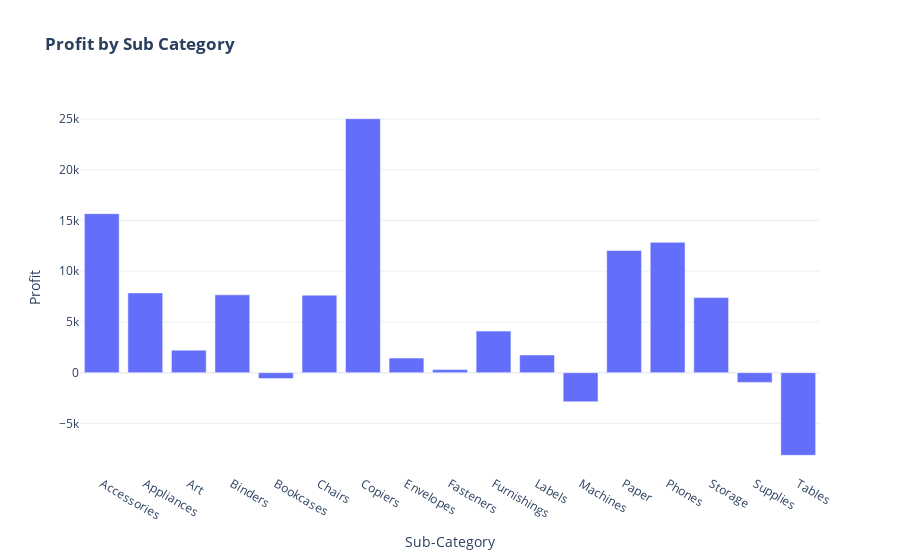

The cell this chart's notebook holds for it:
### Markdown cell above
what was the profit by sub cateegory.

### Code cell
# Create Chart
fig = px.bar(df,
             x='Sub-Category',
             y='Profit',
             title='<b>Profit by Sub Category</b>',
             template = template_style)

# Display Plot
fig.show()

# Export Chart to HTML
plotly.offline.plot(fig, filename='output/Profit_Sub_Cat.html', auto_open=False)

### Figure 1 — Plotly figure (JSON) as saved in the notebook; plotly's stock layout.template omitted (floating-point values rounded to 4 significant figures)
{"data": [{"alignmentgroup": "True", "hovertemplate": "Sub-Category=%{x}<br>Profit=%{y}<extra></extra>", "legendgroup": "", "marker": {"color": "#636efa"}, "name": "", "offsetgroup": "", "orientation": "v", "showlegend": false, "textposition": "auto", "type": "bar", "x": ["Accessories", "Appliances", "Art", "Binders", "Bookcases", "Chairs", "Copiers", "Envelopes", "Fasteners", "Furnishings", "Labels", "Machines", "Paper", "Phones", "Storage", "Supplies", "Tables"], "xaxis": "x", "y": [15670.0, 7865.0, 2222.0, 7670.0, -583.6, 7644.0, 25030.0, 1442.0, 304.9, 4099.0, 1745.0, -2869.0, 12040.0, 12850.0, 7403.0, -955.3, -8141.0], "yaxis": "y"}], "layout": {"barmode": "relative", "legend": {"tracegroupgap": 0}, "title": {"text": "<b>Profit by Sub Category</b>"}, "xaxis": {"anchor": "y", "domain": [0, 1], "title": {"text": "Sub-Category"}}, "yaxis": {"anchor": "x", "domain": [0, 1], "title": {"text": "Profit"}}}}
